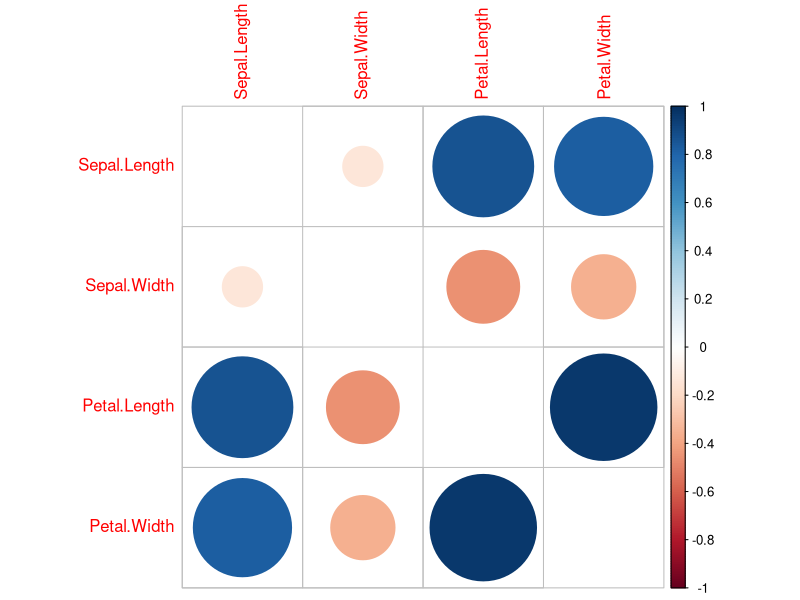

Reproduce this figure in R.
## ---- chunk 1
knitr::opts_chunk$set(error = TRUE)
## ---- chunk 2
library(caret)
## ---- chunk 3
library(datasets)
data(iris) ##loads the dataset, which can be accessed under the variable name iris
?iris ##opens the documentation for the dataset
summary(iris) ##presents the 5 figure summary of the dataset

str(iris) ##presents the structure of the iris dataframe
## ---- chunk 4
set.seed(23)
trainTestPartition<-createDataPartition(y=iris$Species, #the class label, caret ensures an even split of classes
                                        p=0.7, #proportion of samples assigned to train
                                        list=FALSE)
str(trainTestPartition)
##  int [1:105, 1] 2 4 5 6 7 8 9 10 13 14 ...
##  - attr(*, "dimnames")=List of 2
##   ..$ : NULL
##   ..$ : chr "Resample1"
training <- iris[ trainTestPartition,] #take the corresponding rows for training
testing  <- iris[-trainTestPartition,] #take the corresponding rows for testing by removing training rows
summary(training)
##   Sepal.Length    Sepal.Width     Petal.Length    Petal.Width   
##  Min.   :4.300   Min.   :2.000   Min.   :1.100   Min.   :0.100  
##  1st Qu.:5.100   1st Qu.:2.800   1st Qu.:1.600   1st Qu.:0.300  
##  Median :5.800   Median :3.000   Median :4.200   Median :1.300  
##  Mean   :5.839   Mean   :3.056   Mean   :3.747   Mean   :1.197  
##  3rd Qu.:6.400   3rd Qu.:3.300   3rd Qu.:5.100   3rd Qu.:1.800  
##  Max.   :7.700   Max.   :4.400   Max.   :6.900   Max.   :2.500  
##        Species  
##  setosa    :35  
##  versicolor:35  
##  virginica :35  
##                 
##                 
## 
nrow(training)
## [1] 105
summary(testing)
##   Sepal.Length    Sepal.Width    Petal.Length    Petal.Width          Species  
##  Min.   :4.500   Min.   :2.30   Min.   :1.000   Min.   :0.100   setosa    :15  
##  1st Qu.:5.100   1st Qu.:2.80   1st Qu.:1.500   1st Qu.:0.300   versicolor:15  
##  Median :5.700   Median :3.00   Median :4.500   Median :1.300   virginica :15  
##  Mean   :5.853   Mean   :3.06   Mean   :3.784   Mean   :1.204                  
##  3rd Qu.:6.300   3rd Qu.:3.30   3rd Qu.:5.100   3rd Qu.:1.800                  
##  Max.   :7.900   Max.   :4.10   Max.   :6.700   Max.   :2.400
nrow(testing)
## [1] 45
## ---- chunk 5
training.separate = training
testing.separate = testing
## ---- chunk 6
nzv(training.separate)
## integer(0)
## ---- chunk 7
calculateCor <- cor(training.separate[1:4]) #calculate correlation matrix on the predictors
summary(calculateCor[upper.tri(calculateCor)])
highlyCor <- findCorrelation(calculateCor) #pick highly correlated ones
colnames(training.separate)[highlyCor]
corrplot::corrplot(calculateCor,diag=FALSE)


training.separate.cor=training.separate[,-highlyCor] #remove highly correlated predictors from training
testing.separate.cor=testing.separate[,-highlyCor] #remove highly correlated predictors from test
## ---- chunk 8
training.separate.boxcox=training.separate
training.separate.boxcox$Sepal.Length=predict(BoxCoxTrans(iris$Sepal.Length),
                                              training.separate.cor$Sepal.Length)
training.separate.boxcox$Sepal.Width=predict(BoxCoxTrans(iris$Sepal.Width),
                                             training.separate.cor$Sepal.Width)
training.separate.boxcox$Petal.Width=predict(BoxCoxTrans(iris$Petal.Width),
                                             training.separate.cor$Petal.Width)

testing.separate.boxcox=testing.separate
testing.separate.boxcox$Sepal.Length=predict(BoxCoxTrans(iris$Sepal.Length),
                                             testing.separate.cor$Sepal.Length)
testing.separate.boxcox$Sepal.Width=predict(BoxCoxTrans(iris$Sepal.Width),
                                            testing.separate.cor$Sepal.Width)
testing.separate.boxcox$Petal.Width=predict(BoxCoxTrans(iris$Petal.Width),
                                            testing.separate.cor$Petal.Width)

summary(training.separate.boxcox)
summary(testing.separate.boxcox)
## ---- chunk 9
calculatePreProcess <- preProcess(training,
                                  method = c("center", "scale","corr","nzv","BoxCox")) #perform preprocessing
calculatePreProcess
## Created from 105 samples and 5 variables
## 
## Pre-processing:
##   - Box-Cox transformation (3)
##   - centered (3)
##   - ignored (1)
##   - removed (1)
##   - scaled (3)
## 
## Lambda estimates for Box-Cox transformation:
## 0.2, 0.5, 0.6
training.preprocess <- predict(calculatePreProcess, training) #apply preprocessing to training data
summary(training.preprocess)
testing.preprocess <- predict(calculatePreProcess, testing) #apply same preprocessing to testing data
summary(testing.preprocess)
dtreeIris.preprocess <- train(
  Species ~ .,
  data = training.preprocess,
  method = "rpart" #this is a decision tree but we will get to more information about that later
)
dtreeIris.preprocess
## CART 
## 
## 105 samples
##   3 predictor
##   3 classes: 'setosa', 'versicolor', 'virginica' 
## 
## No pre-processing
## Resampling: Bootstrapped (25 reps) 
## Summary of sample sizes: 105, 105, 105, 105, 105, 105, ... 
## Resampling results across tuning parameters:
## 
##   cp         Accuracy   Kappa    
##   0.0000000  0.9292922  0.8922829
##   0.4142857  0.7305999  0.6121617
##   0.5000000  0.4787046  0.2760704
## 
## Accuracy was used to select the optimal model using the largest value.
## The final value used for the model was cp = 0.
## ---- chunk 10
dtreeIris <- train(
  Species ~ ., ## this means the model should classify Species using the other features
  data = training, ## specifies training data (without preprocessing)
  method = "rpart", ## uses decision tree
  preProc = c("center", "scale","nzv","corr","BoxCox") ##this performs the preprocessing within model training
)

dtreeIris
## ---- chunk 11
train_ctrl = trainControl(method='cv',
                          number=10) #10-fold cross-validation

dtreeIris.10fold <- train(
  Species ~ .,
  data = training,
  method = "rpart",
  preProc = c("center", "scale","nzv","corr","BoxCox"),
  trControl = train_ctrl #train decision tree with 10-fold cross-validation
)
dtreeIris.10fold
## ---- chunk 12
set.seed(42)
seeds = vector(mode='list',length=11) #this is #folds+1 so 10+1
for (i in 1:10) seeds[[i]] = sample.int(1000,10)
seeds[[11]] = sample.int(1000,1)

train_ctrl_seed = trainControl(method='cv',
                               number=10,
                               seeds=seeds) #use our seeds in the cross-validation


dtreeIris.10fold.seed <- train(
  Species ~ .,
  data = training,
  method = "rpart",
  preProc = c("center", "scale","nzv","corr","BoxCox"),
  trControl = train_ctrl_seed
)
dtreeIris.10fold.seed
## ---- chunk 13
set.seed(42)
seeds = vector(mode='list',length=101) #you need length #folds*#repeats + 1 so 10*10 + 1 here
for (i in 1:100) seeds[[i]] = sample.int(1000,10)
seeds[[101]] = sample.int(1000,1)

train_ctrl_seed_repeated = trainControl(method='repeatedcv',
                                        number=10, #number of folds
                                        repeats=10, #number of times to repeat cross-validation
                                        seeds=seeds)


dtreeIris.10fold.seed.repeated <- train(
  Species ~ .,
  data = training,
  method = "rpart",
  preProc = c("center", "scale","nzv","corr","BoxCox"),
  trControl = train_ctrl_seed_repeated
)
dtreeIris.10fold.seed.repeated
## ---- chunk 14
dtreeIris.hyperparam <- train(
    Species ~ .,
    data = training,
    method = "rpart",
    preProc = c("center", "scale","nzv","corr","BoxCox"),
    trControl = train_ctrl_seed_repeated,
    tuneLength = 10 #pick number of different hyperparam values to try
  )
dtreeIris.hyperparam
## ---- chunk 15
data("Sacramento") ##loads the dataset, which can be accessed under the variable name Sacramento
?Sacramento
str(Sacramento)
dummies = dummyVars(price ~ ., data = Sacramento) #convert the categorical variables to dummies
Sacramento.dummies = data.frame(predict(dummies, newdata = Sacramento))
Sacramento.dummies$price=Sacramento$price
## ---- chunk 16
set.seed(23)
trainTestPartition.Sacramento<-createDataPartition(y=Sacramento.dummies$price, #the class label, caret ensures an even split of classes
                                                   p=0.7, #proportion of samples assigned to train
                                                   list=FALSE)
training.Sacramento <- Sacramento.dummies[ trainTestPartition.Sacramento,]
testing.Sacramento  <- Sacramento.dummies[-trainTestPartition.Sacramento,]
lmSacramento <- train(
  price ~ .,
  data = training.Sacramento,
  method = "lm",
  preProc = c("center", "scale","nzv","corr","BoxCox")
)
lmSacramento
## ---- chunk 17
training.Sacramento.nondummy <- Sacramento[ trainTestPartition.Sacramento,]
testing.Sacramento.nondummy  <- Sacramento[-trainTestPartition.Sacramento,]

lmSacramento.nondummy <- train(
  price ~ .,
  data = training.Sacramento.nondummy,
  method = "lm",
  preProc = c("center", "scale","nzv","corr","BoxCox")
)
lmSacramento.nondummy
